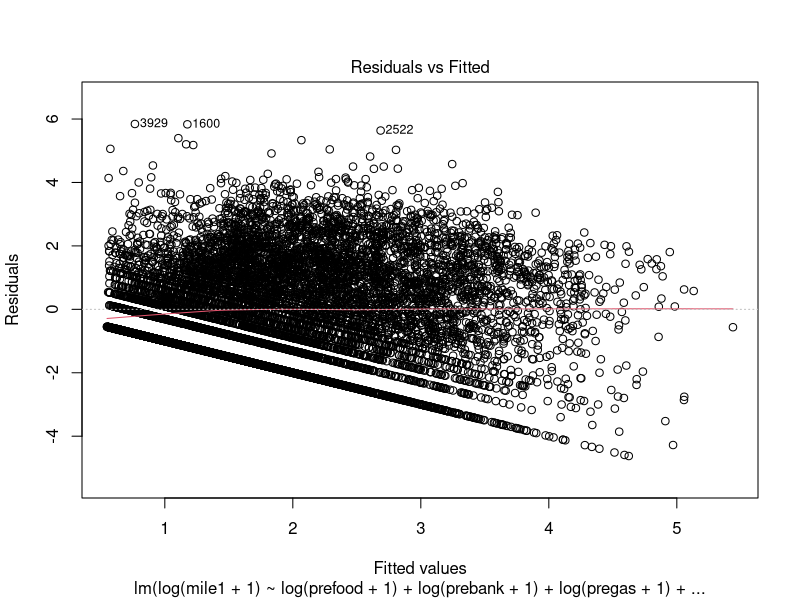
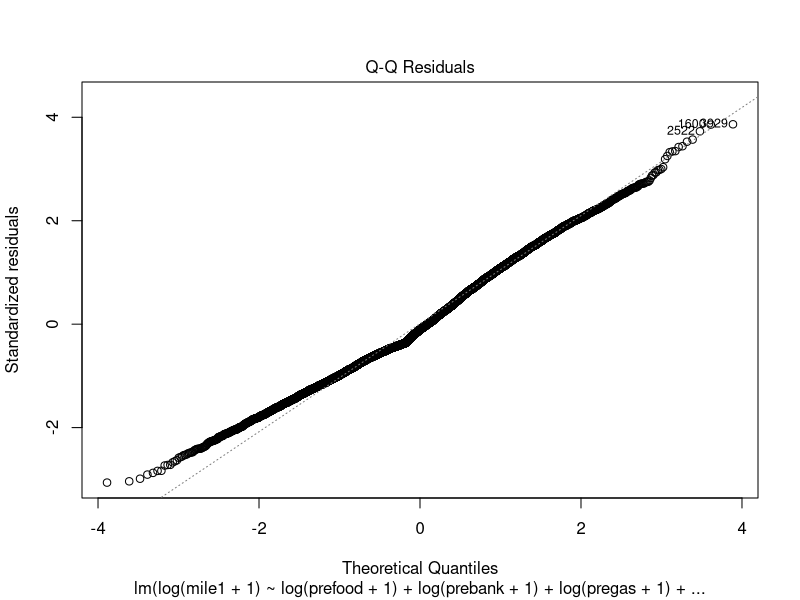
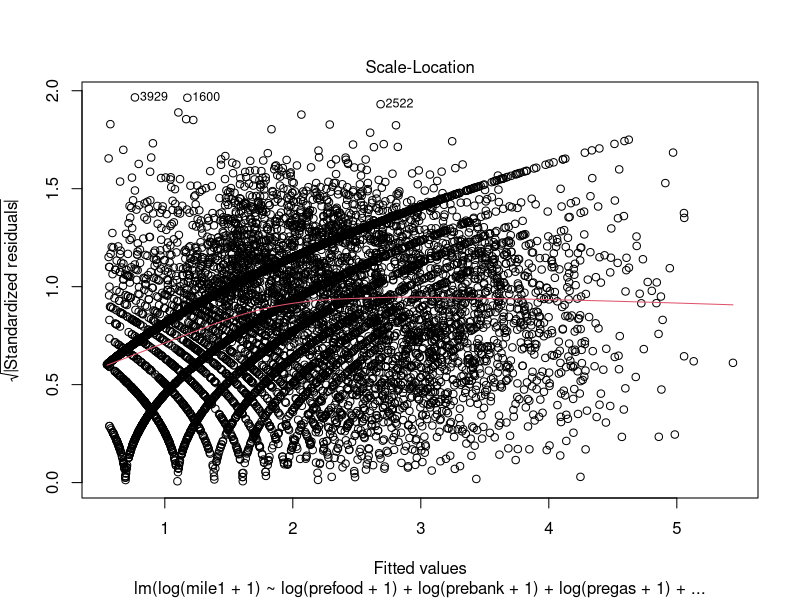
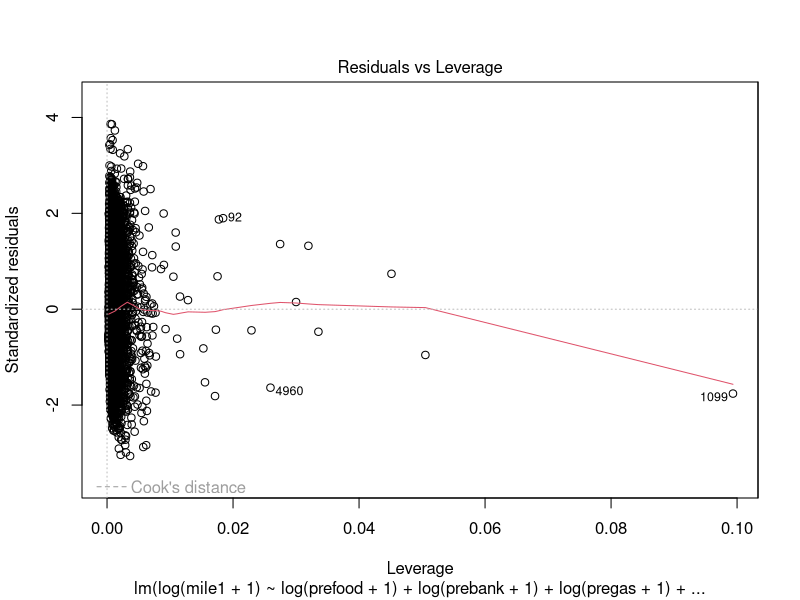
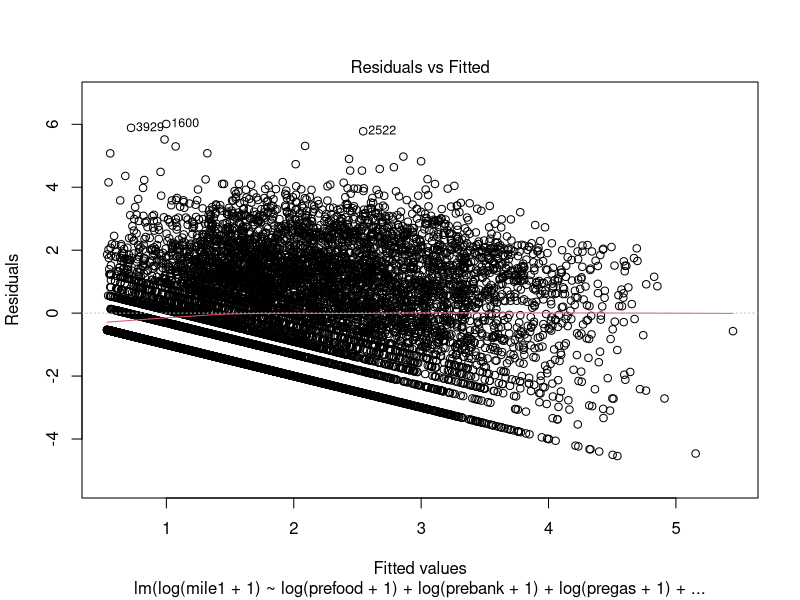
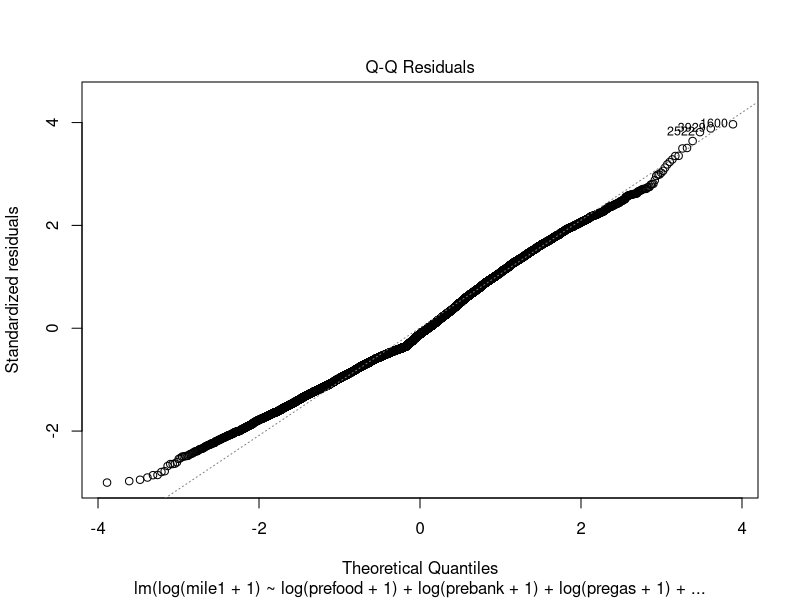
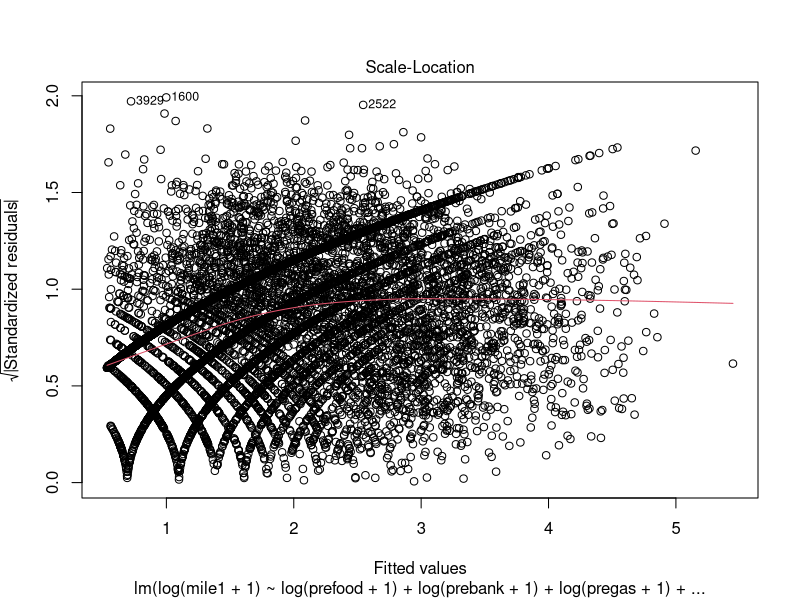
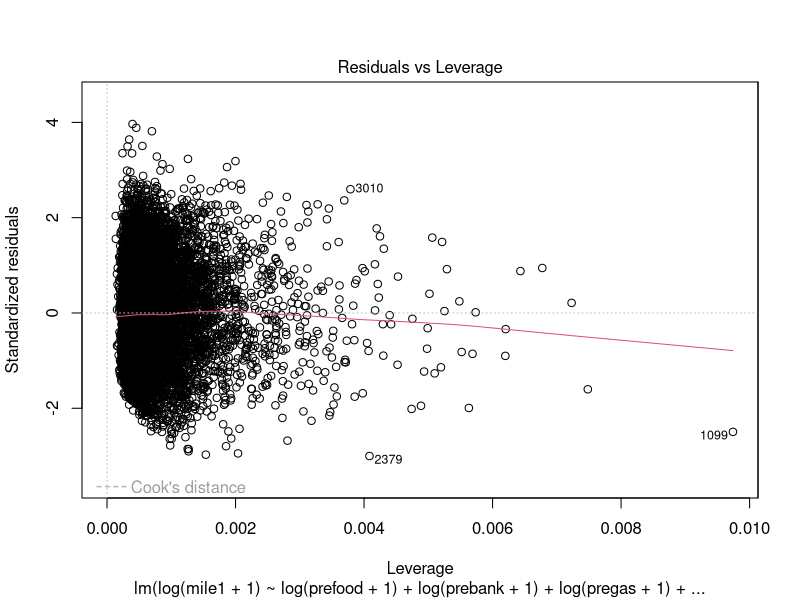

These figures' R source, in order:
library(car);
library(sqldf);
set.seed(10086);

purchase=read.csv("party.csv")
head(purchase,20)

purchase=sqldf("SELECT * FROM purchase WHERE basemile < 25000");
attach(purchase)


purchase$postTotal = mile1 + mile2 + mile3 + mile4;
purchase$totalRatio = (purchase$postTotal)/(basemile);
purchase$training = as.integer(runif(nrow(purchase))*5);

purchaseTraining = sqldf("SELECT * FROM purchase WHERE training < 4");
purchaseValidation = sqldf("SELECT * FROM purchase WHERE training = 4");
im1base=lm(log(mile1+1)~1,purchaseTraining)

im11=step(im1base, scope=~elaboration+log(prefood+1)+I(log(prefood+1)^2)+elaboration:log(prefood+1)+
log(prebank+1)+I(log(prebank+1)^2)+elaboration:log(prebank+1)+
log(pregas+1)+I(log(pregas+1)^2)+elaboration:log(pregas+1)+
log(preretail+1)+I(log(preretail+1)^2)+elaboration:log(preretail+1)+
log(preother+1)+I(log(preother+1)^2)+elaboration:log(preother+1)+
Rfreq+log(Rfreq+1)+1/Rfreq
, test="F", data=purchaseTraining)
summary(im11)
plot(im11)

im12=step(im1base, scope=~elaboration+log(prefood+1)+elaboration:log(prefood+1)+
log(prebank+1)+elaboration:log(prebank+1)+
log(pregas+1)+elaboration:log(pregas+1)+
log(preretail+1)+elaboration:log(preretail+1)+
log(preother+1)+elaboration:log(preother+1)+
Rfreq+log(Rfreq+1)+1/Rfreq
, test="F", data=purchaseTraining)
summary(im12)
plot(im12)

yhat=predict(im11, purchaseValidation);
mean((log(purchaseValidation$mile1+1)-yhat)^2);

yhat=predict(im12, purchaseValidation);
mean((log(purchaseValidation$mile1+1)-yhat)^2);
